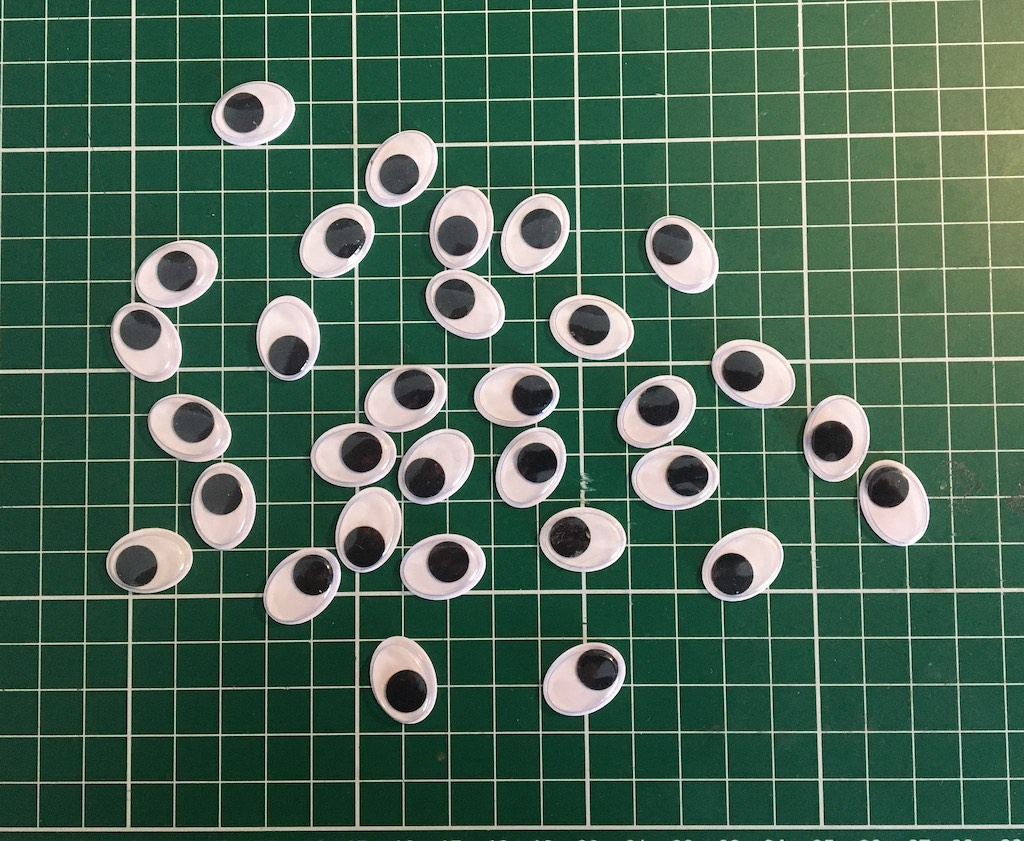
#> input picture photos/eyes.jpg, 1024 x 841 px
$ python main.py
#> lines starting #> are read from the running program, lines starting #| are printed output that depends on the picture; after the words box and inside, x2 and y2 are one past the last pixel; in counts of white or black regions, pixels touching at a corner belong together
import cv2 as cv
import numpy as np
import sys


def draw_circles(original, image):
    # perform Canny edge detection image should be gray
    edges = cv.Canny(image, 50, 150)
    # find contours in the edges
    contours, _ = cv.findContours(edges, cv.RETR_EXTERNAL, cv.CHAIN_APPROX_SIMPLE)
    # find the minimum enclosing circle for each contour
    count = 0
    for c in contours:
        ((x, y), radius) = cv.minEnclosingCircle(c)
        if radius > 20:
            cv.circle(original, (int(x), int(y)), int(radius), (0, 255, 0), 2)
            count += 1

    return original, count


if __name__ == '__main__':

    img = cv.imread('photos/eyes.jpg')
#> img is the input picture: shape (841, 1024, 3); mean B, G, R 84.2, 102.5, 72.9

    if img is None:
        sys.exit("Could not read the image.")

    cv.imshow("Oh-riginal", img)
    cv.waitKey(0)

    # convert the image to grayscale
    gray = cv.cvtColor(img, cv.COLOR_BGR2GRAY)
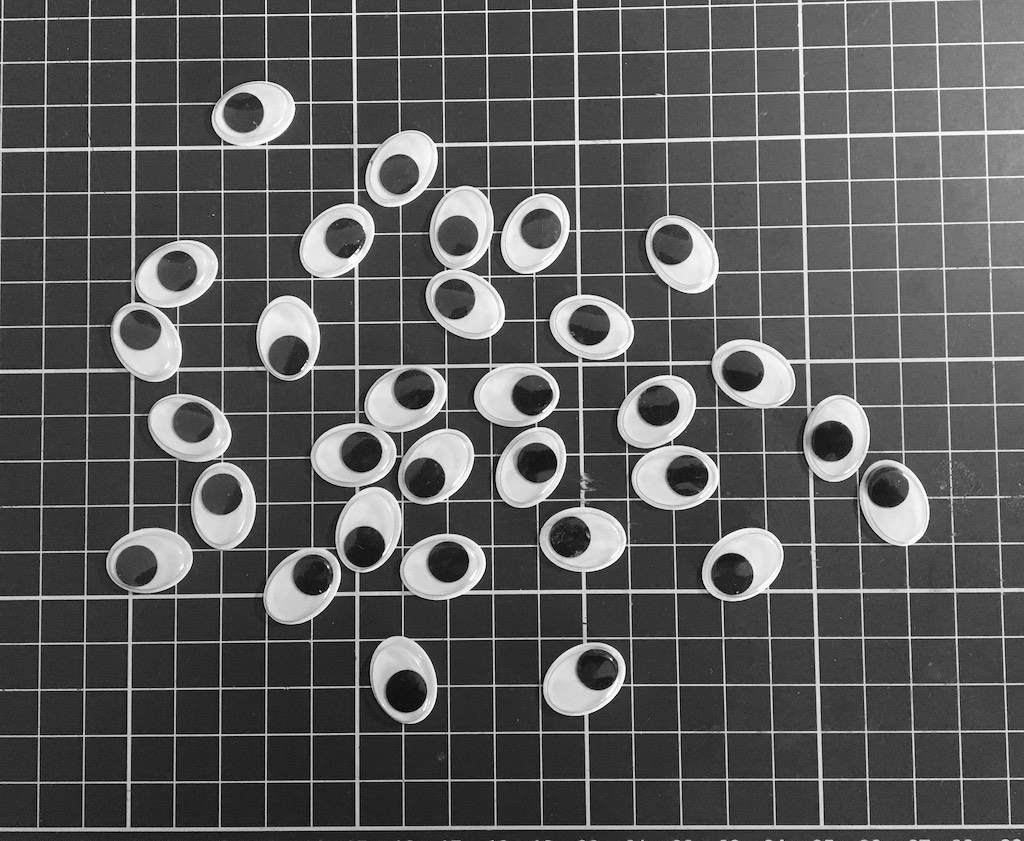
#> gray: shape (841, 1024); min 0, max 255, mean 91.5
    gray_blur = cv.GaussianBlur(gray, (5, 5), 0)
    cv.imshow("Display blur", gray_blur)
    cv.waitKey(0)

    # perform thresholding using morphological operations
    _, morph = cv.threshold(gray, 150, 255, cv.THRESH_BINARY)
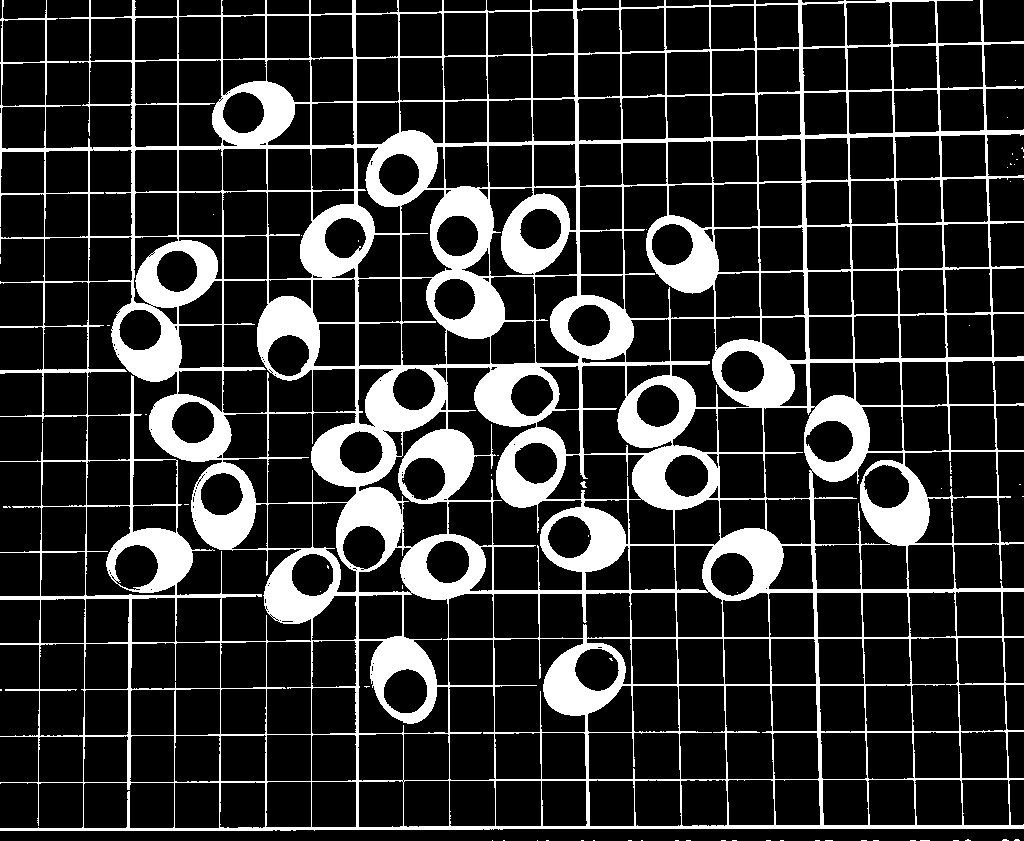
#> morph: shape (841, 1024); 18.5% white; 63 white regions (60 under 20 px), largest, box (x1, y1, x2, y2) and area: (0, 0, 1024, 831) 159049, (580, 481, 587, 488) 27, (950, 476, 952, 487) 20
    # perform erosion
    kernel = cv.getStructuringElement(cv.MORPH_ELLIPSE, (5, 5))
    eroded = cv.erode(morph, kernel, iterations=4)
#> eroded: shape (841, 1024); 2.3% white; 46 white regions (12 under 20 px), largest, box (x1, y1, x2, y2) and area: (872, 496, 921, 539) 998, (346, 495, 395, 533) 948, (552, 660, 600, 708) 935
    # perform dilation
    dilated = cv.dilate(eroded, kernel, iterations=2)
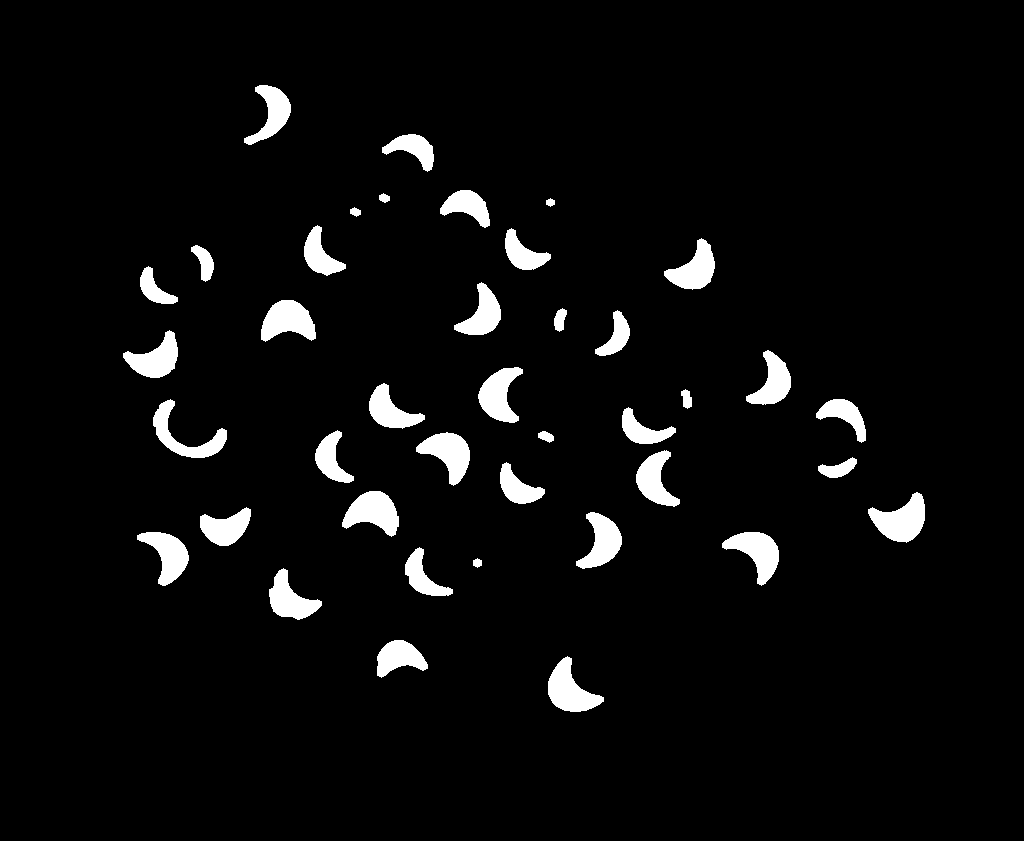
#> dilated: shape (841, 1024); 4.6% white; 40 white regions
    cv.imshow("Morphed", dilated)
    cv.waitKey(0)

    # find contours in the image
    contours, _ = cv.findContours(dilated, cv.RETR_EXTERNAL, cv.CHAIN_APPROX_SIMPLE)
#> contours = 40 contours; largest, box (x1, y1, x2, y2) and area: (868, 492, 925, 543) 1583, (548, 656, 604, 712) 1526, (342, 491, 399, 537) 1514, (261, 300, 316, 342) 1467, (416, 432, 470, 486) 1447
    # draw the contours on a blank image with the same size as the input image
    contours_image = np.zeros_like(img)
    cv.drawContours(contours_image, contours, -1, (0, 255, 0), 2)
    # show the image with the contours
    cv.imshow("Contours", contours_image)
    cv.waitKey(0)

    # perform Hough Circle Transform draw circles
    img_circle, count = draw_circles(img, dilated)
#> in draw_circles, `edges = cv.Canny(image, 50, 150)`:
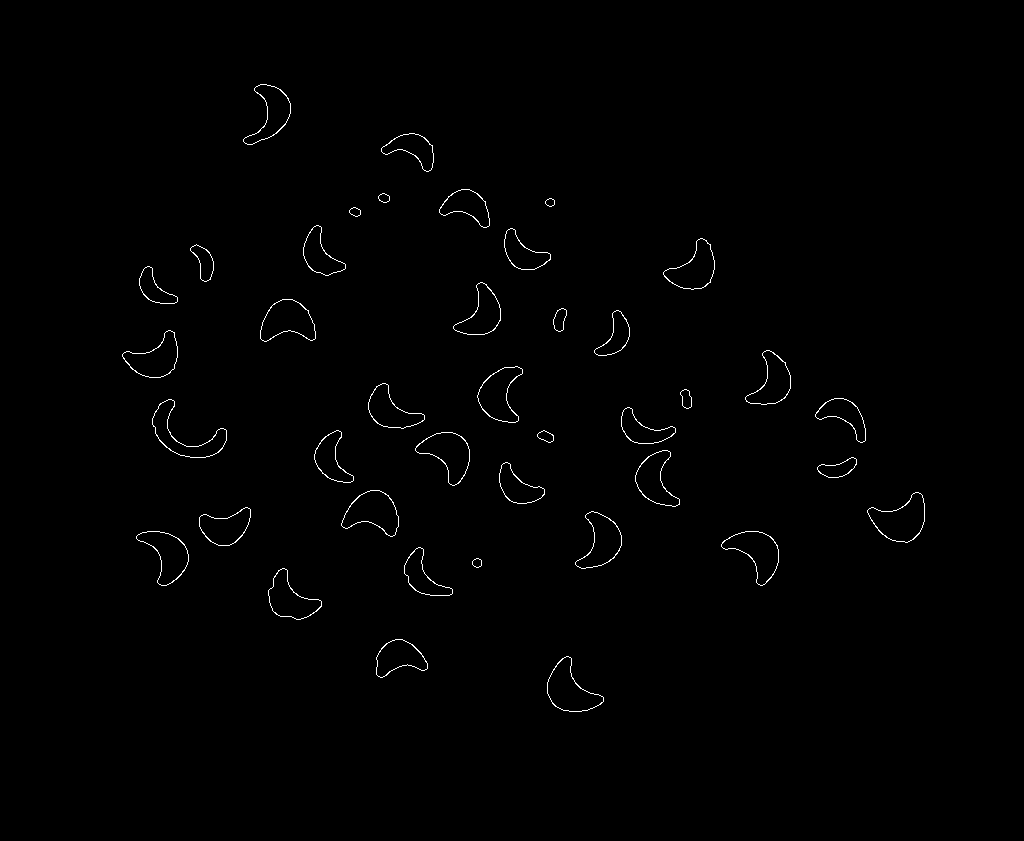
#> edges: shape (841, 1024); 0.64% white in thin lines or dots, all inside (x1, y1, x2, y2) = (122, 84, 925, 712)
#> in draw_circles, `contours, _ = cv.findContours(edges, cv.RETR_EXTERNAL, cv.CHAIN_APPROX..`: contours = 40 contours; largest, box (x1, y1, x2, y2) and area: (867, 492, 925, 543) 1664, (547, 656, 604, 712) 1606, (341, 490, 399, 537) 1594, (260, 299, 316, 342) 1549, (721, 531, 779, 586) 1536
#> the loop in draw_circles, `for c in contours:` made 40 passes
#> (x, y, radius) on passes 1 to 12: (576.7, 684.9, 30.82), (400.8, 664.8, 26.43), (295.3, 593, 28.8), (476.7, 562.5, 4.95), (432.1, 572.1, 28.96), (748.8, 557.2, 30.79), (158.4, 556, 30.01), (592, 540.5, 29.56), (225, 519, 26.93), (897.4, 513, 30.52), (369.9, 518.2, 29.66), (522.5, 479.5, 25.93)
#> after the loop in draw_circles, `for c in contours:`:
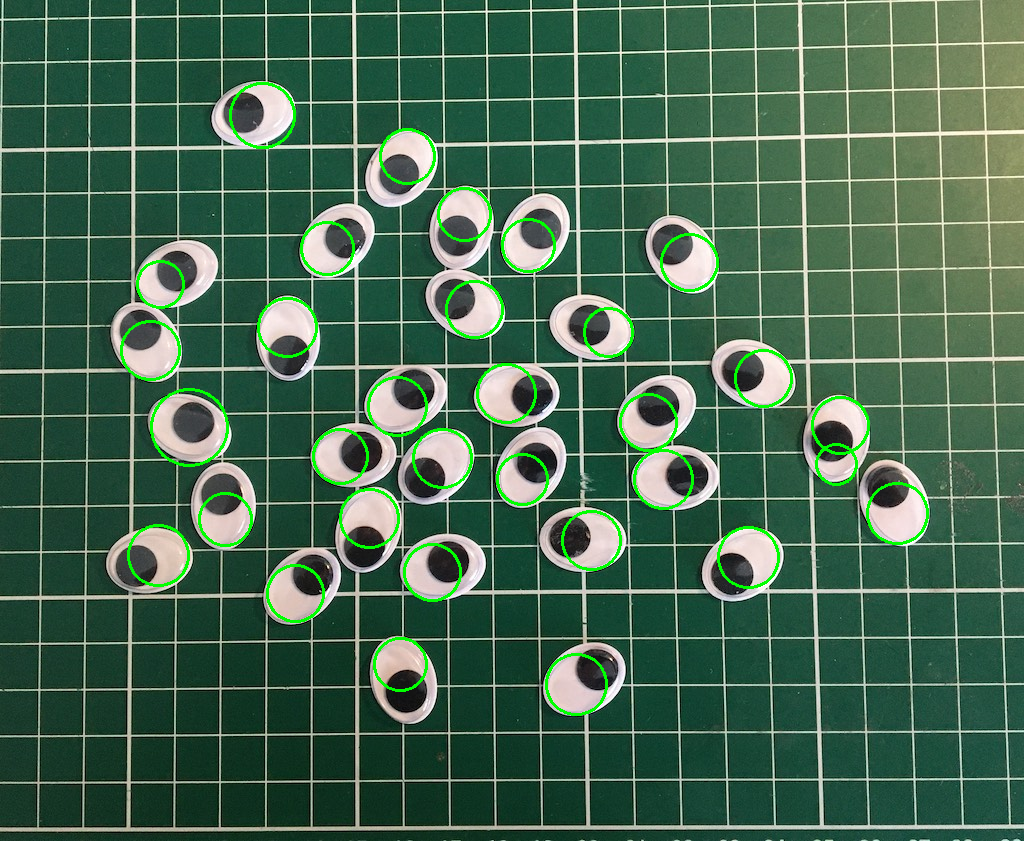
#> original: shape (841, 1024, 3); mean B, G, R 81.1, 104.4, 69.7
#> after the loop in draw_circles, `for c in contours:`: count = 32
#> count = 32
    cv.imshow("circles", img_circle)
    cv.waitKey(0)

    cv.destroyAllWindows()

    # print the number of objects found
    print("== Analysis ==")
    # print("Number of contoured objects:", len(contours))
    print("Number of circled objects:", count)
#| Number of circled objects: 32

$ run again, with photos/a_vine_small.jpeg copied over photos/eyes.jpg
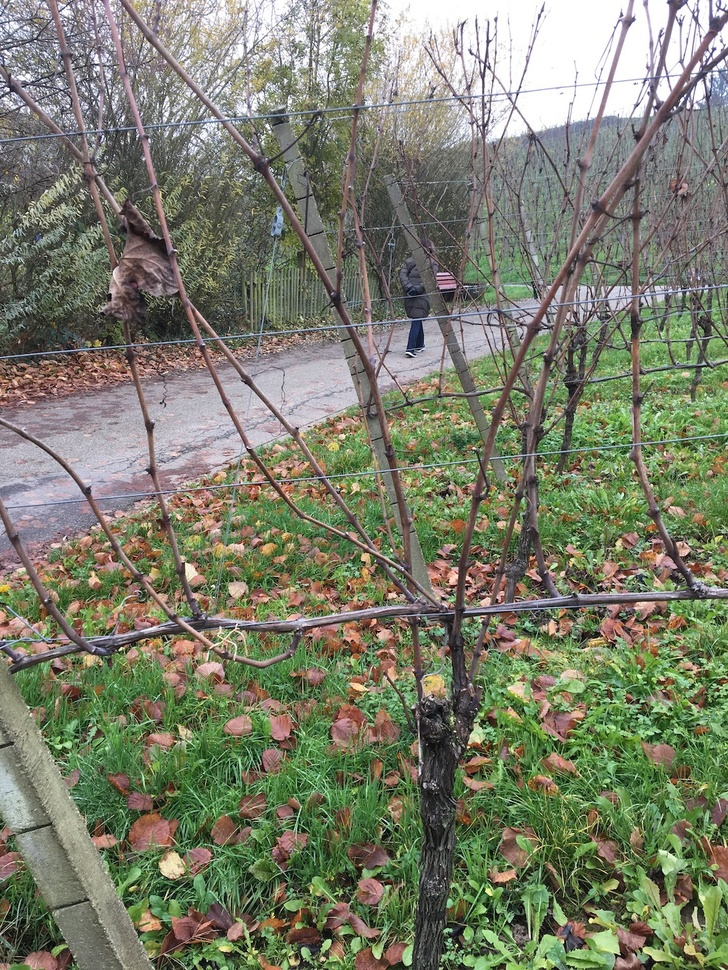
#> input picture photos/a_vine_small.jpeg, 728 x 970 px, shrunk from 1024 x 1365 before the run
#> img is the input picture: shape (970, 728, 3); mean B, G, R 106.5, 126.1, 122.5
#> `_, morph = cv.threshold(gray, 150, 255, cv.THRESH_BINARY)`:
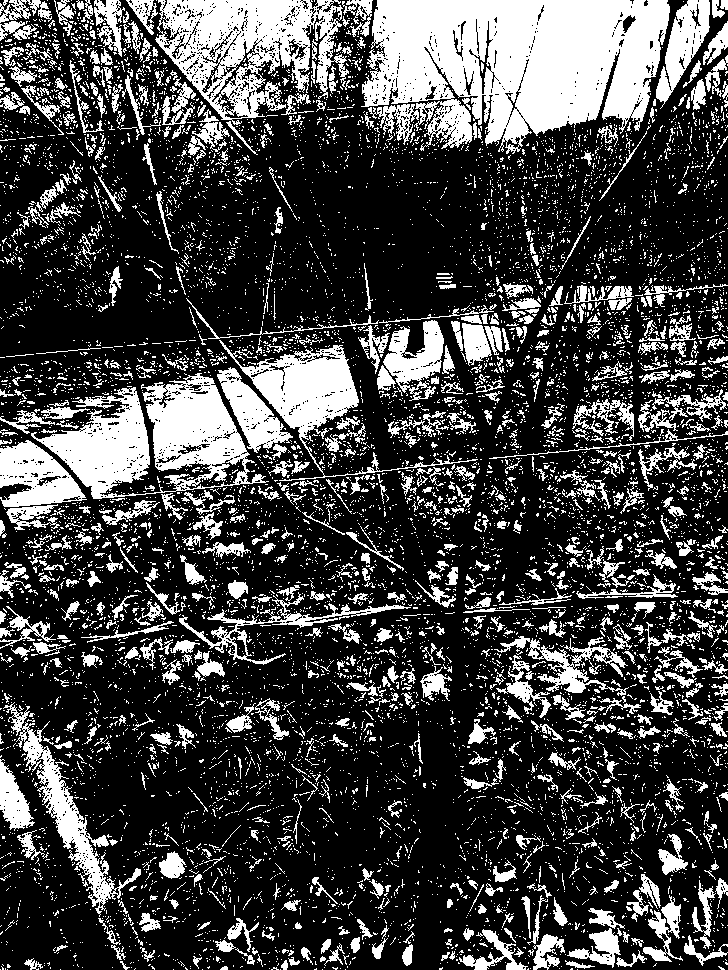
#> morph: shape (970, 728); 26.5% white; 9425 white regions (8606 under 20 px), largest, box (x1, y1, x2, y2) and area: (361, 0, 670, 154) 33315, (31, 373, 269, 499) 13554, (155, 0, 355, 125) 12350
#> eroded: shape (970, 728); 2.2% white; 43 white regions (19 under 20 px), largest, box (x1, y1, x2, y2) and area: (525, 0, 622, 124) 6113, (385, 0, 537, 76) 4146, (613, 0, 661, 109) 1233
#> dilated: shape (970, 728); 3.7% white; 31 white regions
#> `contours, _ = cv.findContours(dilated, cv.RETR_EXTERNAL, cv.CHAIN_APPR..`: contours = 31 contours; largest, box (x1, y1, x2, y2) and area: (521, 0, 626, 128) 7732, (381, 0, 541, 80) 5798, (609, 0, 665, 113) 2249, (157, 395, 224, 443) 1822, (288, 362, 348, 402) 1575
#> in draw_circles, `edges = cv.Canny(image, 50, 150)`:
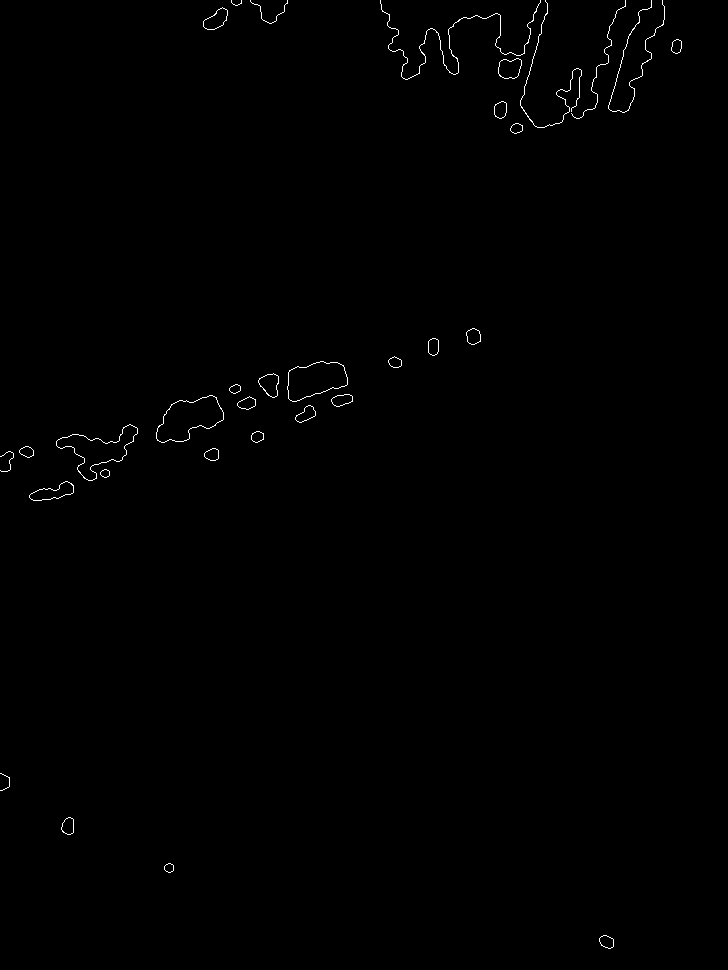
#> edges: shape (970, 728); 0.41% white in thin lines or dots
#> in draw_circles, `contours, _ = cv.findContours(edges, cv.RETR_EXTERNAL, cv.CHAIN_APPROX..`: contours = 32 contours, 8 with area under 20; largest, box (x1, y1, x2, y2) and area: (156, 395, 224, 443) 1914, (56, 424, 138, 481) 1702, (287, 361, 348, 402) 1662, (29, 481, 74, 501) 436, (498, 58, 522, 79) 368
#> the loop in draw_circles, `for c in contours:` made 32 passes
#> (x, y, radius) on passes 1 to 8: (606, 942, 8.06), (168.7, 867.5, 4.95), (68.5, 825.5, 8.63), (1.61, 781.5, 8.65), (51, 491, 22.8), (104.7, 473, 4.77), (6.11, 461.3, 10.99), (211.4, 454, 7.69)
#> after the loop in draw_circles, `for c in contours:`: count = 8
#| Number of circled objects: 8
